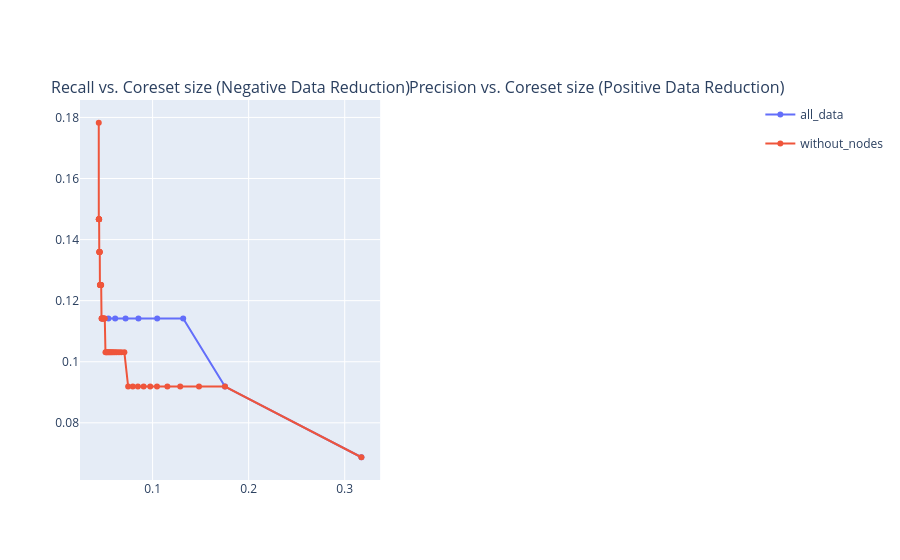

The code cell stored with this chart in its notebook:
### Code cell
# Only relevant in nodes from the list above
compare_guarantees_with_nodes(coretab_dt, [290])

### Figure 1 — Plotly figure (JSON) as saved in the notebook; plotly's stock layout.template omitted (floating-point values rounded to 4 significant figures)
{"data": [{"customdata": [[252], [226], [290], [96], [176], [220], [201], [255], [229]], "hovertemplate": "df_data=all_data<br>Coreset size=%{x}<br>Delta Recall=%{y}<br>group_id=%{customdata[0]}<extra></extra>", "legendgroup": "all_data", "line": {"color": "#636efa", "dash": "solid"}, "marker": {"symbol": "circle"}, "mode": "lines+markers", "name": "all_data", "orientation": "v", "showlegend": true, "type": "scatter", "x": [0.3174, 0.1754, 0.1318, 0.1048, 0.08526, 0.07188, 0.06108, 0.05406, 0.04717], "xaxis": "x", "y": [0.06873, 0.09186, 0.1142, 0.1142, 0.1142, 0.1142, 0.1142, 0.1142, 0.1142], "yaxis": "y"}, {"customdata": [[252], [226], [96], [176], [220], [201], [255], [229], [275], [236], [297], [249], [232], [103], [288], [136], [214], [284], [107], [119], [183], [242], [323], [179], [258], [149], [71], [168], [223], [208], [272], [87], [305], [189], [293], [245], [199], [101], [195], [51], [278], [314], [122], [110], [20], [113], [239], [186], [326], [307], [60]], "hovertemplate": "df_data=without_nodes<br>Coreset size=%{x}<br>Delta Recall=%{y}<br>group_id=%{customdata[0]}<extra></extra>", "legendgroup": "without_nodes", "line": {"color": "#EF553B", "dash": "solid"}, "marker": {"symbol": "circle"}, "mode": "lines+markers", "name": "without_nodes", "orientation": "v", "showlegend": true, "type": "scatter", "x": [0.3174, 0.1754, 0.1483, 0.1288, 0.1154, 0.1046, 0.09757, 0.09068, 0.08471, 0.07941, 0.07456, 0.07062, 0.06741, 0.065, 0.06273, 0.06096, 0.05937, 0.05794, 0.05671, 0.05562, 0.05455, 0.05355, 0.05257, 0.05175, 0.05095, 0.05023, 0.04956, 0.04889, 0.04823, 0.04774, 0.04725, 0.04685, 0.04648, 0.04623, 0.04599, 0.04577, 0.04555, 0.04535, 0.04516, 0.04501, 0.04488, 0.04475, 0.04461, 0.04448, 0.04436, 0.04426, 0.04417, 0.0441, 0.04405, 0.04401, 0.04396], "xaxis": "x", "y": [0.06873, 0.09186, 0.09186, 0.09186, 0.09186, 0.09186, 0.09186, 0.09186, 0.09186, 0.09186, 0.09186, 0.1031, 0.1031, 0.1031, 0.1031, 0.1031, 0.1031, 0.1031, 0.1031, 0.1031, 0.1031, 0.1031, 0.1031, 0.1031, 0.1031, 0.1142, 0.1142, 0.1142, 0.1142, 0.1142, 0.1142, 0.1142, 0.1251, 0.1251, 0.1251, 0.1251, 0.1251, 0.1251, 0.1251, 0.1359, 0.1359, 0.1359, 0.1359, 0.1359, 0.1466, 0.1466, 0.1466, 0.1466, 0.1466, 0.1466, 0.1783], "yaxis": "y"}], "layout": {"annotations": [{"font": {"size": 16}, "showarrow": false, "text": "Recall vs. Coreset size (Negative Data Reduction)", "x": 0.225, "xanchor": "center", "xref": "paper", "y": 1, "yanchor": "bottom", "yref": "paper"}, {"font": {"size": 16}, "showarrow": false, "text": "Precision vs. Coreset size (Positive Data Reduction)", "x": 0.775, "xanchor": "center", "xref": "paper", "y": 1, "yanchor": "bottom", "yref": "paper"}], "xaxis": {"anchor": "y", "domain": [0, 0.45]}, "xaxis2": {"anchor": "y2", "domain": [0.55, 1]}, "yaxis": {"anchor": "x", "domain": [0, 1]}, "yaxis2": {"anchor": "x2", "domain": [0, 1]}}}
